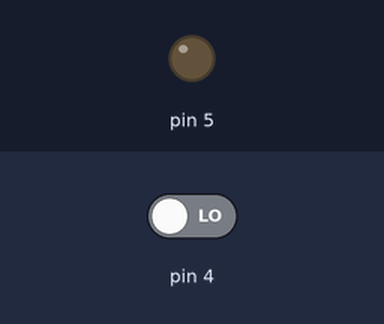
Bench run of a sketch on a simulated Arduino Uno, built with avr-gcc and run on an emulated ATmega328P. Parts: output pins drawn as LEDs (lit = HIGH). The test bench sets the inputs (shaded band); at power-on: pin 4 LOW. What the sketch prints to the serial monitor is not drawn.

Above: at 1.2 s.
1.3 s: pin 4 driven HIGH
At 1.7 s:
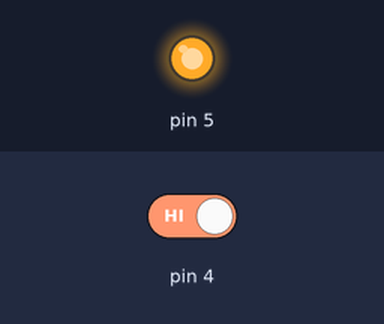
2.8 s: pin 4 driven LOW
At 4.0 s:
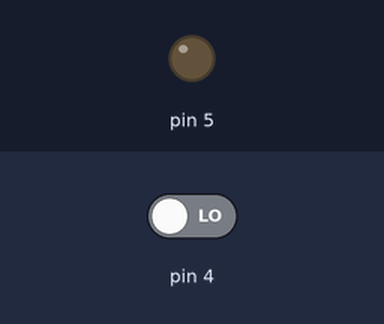
Timing chart, 0 to 5.8 s (numbered marks = the images above; inputs shaded):
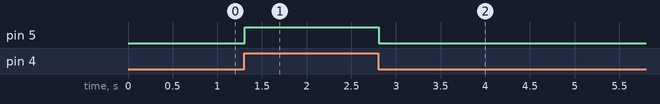

The sketch:

EX5_3.ino
```cpp
void setup() {
  // put your setup code here, to run once:

  pinMode(5,OUTPUT);
  pinMode(4,INPUT);
  Serial.begin(9600);
}

void loop() {
  // put your main code here, to run repeatedly:

int tit = digitalRead(4);

 Serial.println(tit);

if(tit == HIGH)
{
 digitalWrite(5,HIGH);
}
else
{
  digitalWrite(5,LOW);
}
}
```

Measured:
- after the input at 1.3 s, pin 5: LOW → HIGH at once
- after the input at 2.8 s, pin 5: HIGH → LOW at once
